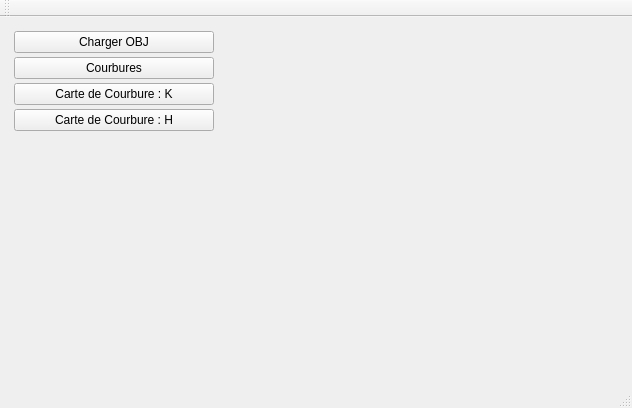
<?xml version="1.0" encoding="UTF-8"?>
<ui version="4.0">
 <class>MainWindow</class>
 <widget class="QMainWindow" name="MainWindow">
  <property name="geometry">
   <rect>
    <x>0</x>
    <y>0</y>
    <width>632</width>
    <height>408</height>
   </rect>
  </property>
  <property name="windowTitle">
   <string>MainWindow</string>
  </property>
  <widget class="QWidget" name="centralWidget">
   <layout class="QHBoxLayout" name="horizontalLayout">
    <item>
     <widget class="QWidget" name="widget_2" native="true">
      <property name="sizePolicy">
       <sizepolicy hsizetype="Maximum" vsizetype="Preferred">
        <horstretch>150</horstretch>
        <verstretch>0</verstretch>
       </sizepolicy>
      </property>
      <property name="minimumSize">
       <size>
        <width>150</width>
        <height>0</height>
       </size>
      </property>
      <layout class="QVBoxLayout" name="verticalLayout">
       <property name="spacing">
        <number>4</number>
       </property>
       <property name="leftMargin">
        <number>3</number>
       </property>
       <property name="topMargin">
        <number>3</number>
       </property>
       <property name="rightMargin">
        <number>3</number>
       </property>
       <property name="bottomMargin">
        <number>3</number>
       </property>
       <item>
        <widget class="QPushButton" name="pushButton_chargement">
         <property name="minimumSize">
          <size>
           <width>200</width>
           <height>0</height>
          </size>
         </property>
         <property name="text">
          <string>Charger OBJ</string>
         </property>
        </widget>
       </item>
       <item>
        <widget class="QPushButton" name="pushButton_courbures">
         <property name="text">
          <string>Courbures</string>
         </property>
        </widget>
       </item>
       <item>
        <widget class="QPushButton" name="pushButton_K">
         <property name="text">
          <string>Carte de Courbure : K</string>
         </property>
        </widget>
       </item>
       <item>
        <widget class="QPushButton" name="pushButton_H">
         <property name="text">
          <string>Carte de Courbure : H</string>
         </property>
        </widget>
       </item>
       <item>
        <spacer name="verticalSpacer">
         <property name="orientation">
          <enum>Qt::Vertical</enum>
         </property>
         <property name="sizeHint" stdset="0">
          <size>
           <width>20</width>
           <height>40</height>
          </size>
         </property>
        </spacer>
       </item>
      </layout>
     </widget>
    </item>
    <item>
     <widget class="MeshViewerWidget" name="displayWidget" native="true"/>
    </item>
   </layout>
  </widget>
  <widget class="QMenuBar" name="menuBar">
   <property name="geometry">
    <rect>
     <x>0</x>
     <y>0</y>
     <width>632</width>
     <height>22</height>
    </rect>
   </property>
  </widget>
  <widget class="QToolBar" name="mainToolBar">
   <attribute name="toolBarArea">
    <enum>TopToolBarArea</enum>
   </attribute>
   <attribute name="toolBarBreak">
    <bool>false</bool>
   </attribute>
  </widget>
  <widget class="QStatusBar" name="statusBar"/>
 </widget>
 <layoutdefault spacing="6" margin="11"/>
 <customwidgets>
  <customwidget>
   <class>MeshViewerWidget</class>
   <extends>QWidget</extends>
   <header location="global">meshviewerwidget.h</header>
   <container>1</container>
  </customwidget>
 </customwidgets>
 <resources/>
 <connections/>
</ui>
